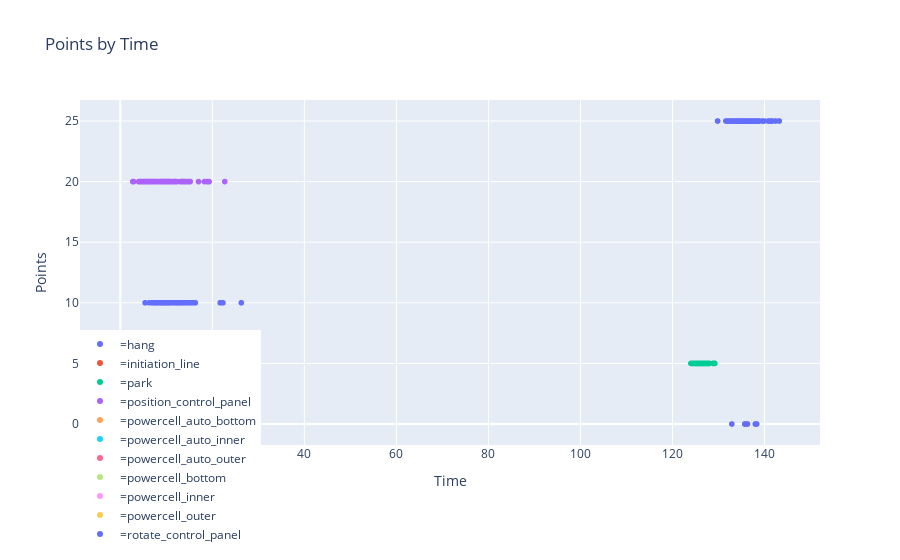

Write notebook code for a chart like this one.
### Code cell
fig = px.scatter(pput, x="clock", y="total", title='Points by Time', labels={'clock': 'Time', 'total': 'Points', 'robot': ""},
             hover_data=['clock','pput'], color='robot')
fig.update_layout(legend=dict(x=-0, y=-0.3))
fig.show()

### Figure 1 — Plotly figure (JSON) as saved in the notebook; plotly's stock layout.template omitted (floating-point values rounded to 4 significant figures; data arrays with more than 128 entries replaced by an {"elided": "..."} marker saying what was removed)
{"data": [{"customdata": {"elided": "100x2 float values"}, "hoverlabel": {"namelength": 0}, "hovertemplate": "=hang<br>Time=%{customdata[0]}<br>Points=%{y}<br>pput=%{customdata[1]}", "legendgroup": "=hang", "marker": {"color": "#636efa", "symbol": "circle"}, "mode": "markers", "name": "=hang", "showlegend": true, "type": "scattergl", "x": [134.8, 132.2, 137.3, 137.8, 132.3, 137.8, 138.5, 133.8, 141.3, 135.0, 133.1, 135.9, 135.9, 134.4, 133.8, 135.6, 135.6, 138.3, 136.3, 134.1, 138.4, 136.2, 135.3, 134.7, 134.7, 135.0, 136.1, 134.5, 136.0, 138.9, 143.2, 136.6, 135.5, 136.3, 134.3, 132.7, 136.7, 135.7, 136.1, 134.0, 142.4, 134.8, 136.3, 133.9, 135.0, 135.0, 137.9, 138.3, 135.1, 136.9, 136.6, 134.8, 140.8, 136.3, 141.2, 134.7, 136.7, 133.9, 138.2, 135.7, 131.9, 136.3, 136.9, 136.8, 136.8, 135.7, 136.4, 134.8, 135.6, 137.9, 136.8, 138.0, 141.7, 132.7, 135.7, 134.1, 133.7, 133.3, 135.0, 137.6, 132.7, 135.7, 138.8, 138.0, 138.1, 135.1, 133.0, 129.8, 138.1, 131.6, 134.4, 139.5, 134.9, 137.9, 141.6, 139.9, 135.8, 136.6, 132.9, 133.2], "xaxis": "x", "y": [25, 25, 25, 25, 25, 25, 25, 25, 25, 25, 25, 25, 25, 25, 25, 25, 25, 25, 25, 25, 25, 0, 25, 25, 25, 25, 25, 25, 25, 25, 25, 25, 25, 25, 25, 25, 25, 25, 25, 25, 25, 25, 25, 25, 25, 25, 25, 0, 25, 25, 25, 25, 25, 0, 25, 25, 25, 25, 0, 0, 25, 25, 25, 25, 25, 25, 25, 25, 25, 25, 25, 25, 25, 25, 0, 25, 25, 25, 25, 25, 25, 25, 25, 0, 25, 25, 25, 25, 25, 25, 25, 25, 25, 25, 25, 25, 25, 25, 0, 25], "yaxis": "y"}, {"customdata": {"elided": "100x2 float values"}, "hoverlabel": {"namelength": 0}, "hovertemplate": "=initiation_line<br>Time=%{customdata[0]}<br>Points=%{y}<br>pput=%{customdata[1]}", "legendgroup": "=initiation_line", "marker": {"color": "#EF553B", "symbol": "circle"}, "mode": "markers", "name": "=initiation_line", "showlegend": true, "type": "scattergl", "x": [1.7, 0.8, 1.5, 2.1, 0.6, 1.7, 0.9, 1.8, 0.4, 0.4, 1.2, 1.1, 1.4, 1.4, 1.7, 1.3, 1.0, 0.4, 1.3, 0.7, 0.9, 1.1, 1.1, 0.5, 0.2, 0.1, 0.6, 1.6, 0.1, 0.4, 0.1, 0.6, 0.5, 0.1, 0.7, 0.7, 1.6, 1.8, 1.6, 0.8, 1.0, 0.8, 2.5, 1.1, 0.8, 1.4, 1.2, 0.3, 0.8, 2.0, 1.1, 1.4, 1.9, 1.3, 1.0, 0.8, 1.2, 1.6, 1.1, 1.5, 1.5, 0.7, 1.1, 0.8, 1.0, 1.5, 0.5, 1.8, 1.3, 1.1, 0.8, 1.5, 1.2, 0.7, 1.0, 0.7, 0.9, 2.1, 1.2, 0.9, 0.8, 1.1, 0.6, 2.0, 0.7, 1.0, 1.2, 1.0, 2.5, 1.7, 1.9, 1.3, 1.0, 1.3, 1.2, 1.9, 1.0, 0.1, 0.3, 0.9], "xaxis": "x", "y": [5, 5, 5, 5, 5, 5, 5, 5, 5, 5, 5, 5, 5, 5, 5, 5, 5, 5, 5, 5, 5, 5, 5, 5, 5, 5, 5, 5, 5, 5, 5, 5, 5, 5, 5, 5, 5, 5, 5, 5, 5, 5, 5, 5, 5, 5, 5, 5, 5, 5, 5, 5, 5, 5, 5, 5, 5, 5, 5, 5, 5, 5, 5, 5, 5, 5, 5, 5, 5, 5, 5, 5, 5, 5, 5, 5, 5, 5, 5, 5, 5, 5, 5, 5, 5, 5, 5, 5, 5, 5, 5, 5, 5, 5, 5, 5, 5, 5, 5, 5], "yaxis": "y"}, {"customdata": {"elided": "100x2 float values"}, "hoverlabel": {"namelength": 0}, "hovertemplate": "=park<br>Time=%{customdata[0]}<br>Points=%{y}<br>pput=%{customdata[1]}", "legendgroup": "=park", "marker": {"color": "#00cc96", "symbol": "circle"}, "mode": "markers", "name": "=park", "showlegend": true, "type": "scattergl", "x": [127.3, 127.7, 126.9, 125.9, 126.4, 126.1, 125.3, 126.4, 128.0, 124.8, 127.8, 126.6, 126.1, 125.4, 127.8, 125.9, 125.6, 126.0, 126.4, 125.5, 125.3, 126.2, 128.9, 126.5, 124.3, 127.4, 124.9, 126.6, 125.7, 127.3, 127.2, 125.4, 125.4, 126.5, 125.0, 127.1, 126.7, 125.5, 126.0, 126.2, 125.3, 126.8, 126.6, 127.1, 125.4, 125.8, 127.8, 125.5, 125.2, 127.7, 127.7, 125.3, 125.6, 128.0, 124.0, 126.2, 125.7, 125.9, 127.9, 126.4, 125.9, 124.3, 125.8, 126.2, 126.8, 126.0, 127.1, 126.3, 127.0, 126.6, 125.4, 127.9, 127.1, 126.3, 127.7, 125.9, 126.3, 125.4, 126.0, 125.9, 126.3, 125.8, 125.6, 126.8, 124.5, 125.0, 128.9, 124.9, 127.7, 125.7, 126.8, 128.8, 125.9, 126.8, 126.3, 126.2, 126.4, 127.2, 124.9, 129.2], "xaxis": "x", "y": [5, 5, 5, 5, 5, 5, 5, 5, 5, 5, 5, 5, 5, 5, 5, 5, 5, 5, 5, 5, 5, 5, 5, 5, 5, 5, 5, 5, 5, 5, 5, 5, 5, 5, 5, 5, 5, 5, 5, 5, 5, 5, 5, 5, 5, 5, 5, 5, 5, 5, 5, 5, 5, 5, 5, 5, 5, 5, 5, 5, 5, 5, 5, 5, 5, 5, 5, 5, 5, 5, 5, 5, 5, 5, 5, 5, 5, 5, 5, 5, 5, 5, 5, 5, 5, 5, 5, 5, 5, 5, 5, 5, 5, 5, 5, 5, 5, 5, 5, 5], "yaxis": "y"}, {"customdata": {"elided": "100x2 float values"}, "hoverlabel": {"namelength": 0}, "hovertemplate": "=position_control_panel<br>Time=%{customdata[0]}<br>Points=%{y}<br>pput=%{customdata[1]}", "legendgroup": "=position_control_panel", "marker": {"color": "#ab63fa", "symbol": "circle"}, "mode": "markers", "name": "=position_control_panel", "showlegend": true, "type": "scattergl", "x": [8.0, 14.1, 13.5, 7.3, 9.9, 19.3, 8.9, 4.6, 5.6, 4.4, 9.6, 11.6, 9.6, 8.8, 6.5, 6.3, 7.2, 9.6, 5.6, 5.0, 6.2, 5.6, 5.9, 9.7, 15.1, 11.2, 10.5, 6.8, 2.9, 5.8, 7.4, 6.0, 10.4, 13.8, 10.1, 7.2, 18.9, 9.7, 10.8, 5.1, 4.0, 11.6, 10.6, 8.0, 9.2, 5.8, 9.1, 10.5, 4.0, 11.9, 8.5, 4.5, 9.9, 2.7, 10.9, 13.3, 7.8, 9.0, 13.7, 9.9, 6.8, 8.8, 9.8, 5.2, 10.3, 10.6, 9.6, 14.9, 7.8, 9.5, 14.5, 13.9, 10.3, 13.6, 6.9, 8.8, 12.1, 13.4, 9.4, 5.8, 13.0, 8.8, 17.0, 9.3, 5.2, 4.5, 2.9, 10.4, 13.8, 8.6, 11.9, 14.4, 15.2, 8.9, 11.9, 6.6, 12.3, 7.8, 22.7, 18.3], "xaxis": "x", "y": [20, 20, 20, 20, 20, 20, 20, 20, 20, 20, 20, 20, 20, 20, 20, 20, 20, 20, 20, 20, 20, 20, 20, 20, 20, 20, 20, 20, 20, 20, 20, 20, 20, 20, 20, 20, 20, 20, 20, 20, 20, 20, 20, 20, 20, 20, 20, 20, 20, 20, 20, 20, 20, 20, 20, 20, 20, 20, 20, 20, 20, 20, 20, 20, 20, 20, 20, 20, 20, 20, 20, 20, 20, 20, 20, 20, 20, 20, 20, 20, 20, 20, 20, 20, 20, 20, 20, 20, 20, 20, 20, 20, 20, 20, 20, 20, 20, 20, 20, 20], "yaxis": "y"}, {"customdata": {"elided": "100x2 float values"}, "hoverlabel": {"namelength": 0}, "hovertemplate": "=powercell_auto_bottom<br>Time=%{customdata[0]}<br>Points=%{y}<br>pput=%{customdata[1]}", "legendgroup": "=powercell_auto_bottom", "marker": {"color": "#FFA15A", "symbol": "circle"}, "mode": "markers", "name": "=powercell_auto_bottom", "showlegend": true, "type": "scattergl", "x": [1.2, 1.9, 1.6, 1.2, 0.3, 1.6, 2.0, 1.2, 0.6, 0.1, 1.1, 1.1, 1.9, 0.2, 1.4, 0.6, 1.1, 1.2, 0.5, 1.0, 1.5, 1.4, 1.5, 1.0, 0.1, 1.0, 1.4, 0.1, 0.2, 1.9, 0.8, 1.4, 0.9, 1.4, 0.4, 1.0, 2.1, 1.0, 1.0, 0.1, 0.7, 1.3, 0.8, 1.4, 0.9, 0.8, 1.9, 1.9, 0.9, 0.6, 0.8, 1.6, 0.6, 1.0, 1.5, 1.2, 0.4, 1.3, 0.4, 0.5, 0.2, 2.2, 0.9, 0.1, 0.4, 0.5, 0.9, 1.4, 0.6, 1.3, 0.8, 1.4, 0.8, 0.5, 0.9, 0.4, 0.5, 0.9, 1.4, 0.9, 0.6, 1.6, 1.2, 0.6, 0.4, 1.5, 0.7, 2.0, 1.4, 1.8, 0.4, 0.3, 0.7, 0.6, 0.8, 1.4, 0.7, 1.3, 1.0, 1.1], "xaxis": "x", "y": [2, 2, 2, 2, 2, 2, 2, 2, 2, 2, 2, 2, 2, 2, 2, 2, 2, 2, 2, 2, 2, 2, 2, 2, 2, 2, 2, 2, 2, 2, 2, 2, 2, 2, 2, 2, 2, 2, 2, 2, 2, 2, 2, 2, 2, 2, 2, 2, 2, 2, 2, 2, 2, 2, 2, 2, 2, 2, 2, 2, 2, 2, 2, 2, 2, 2, 2, 2, 2, 2, 2, 2, 2, 2, 2, 2, 2, 2, 2, 2, 2, 2, 2, 2, 2, 2, 2, 2, 2, 2, 2, 2, 2, 2, 2, 2, 2, 2, 2, 2], "yaxis": "y"}, {"customdata": {"elided": "100x2 float values"}, "hoverlabel": {"namelength": 0}, "hovertemplate": "=powercell_auto_inner<br>Time=%{customdata[0]}<br>Points=%{y}<br>pput=%{customdata[1]}", "legendgroup": "=powercell_auto_inner", "marker": {"color": "#19d3f3", "symbol": "circle"}, "mode": "markers", "name": "=powercell_auto_inner", "showlegend": true, "type": "scattergl", "x": [2.3, 1.0, 2.2, 2.6, 4.5, 2.0, 1.6, 1.0, 1.4, 2.4, 1.5, 1.8, 0.6, 3.7, 2.0, 5.2, 2.3, 0.9, 0.6, 0.9, 1.1, 1.4, 3.8, 1.2, 0.8, 1.6, 0.9, 3.0, 1.1, 0.8, 3.5, 1.2, 1.4, 3.8, 2.9, 0.3, 0.7, 10.3, 1.0, 1.9, 1.5, 5.0, 0.1, 1.1, 3.1, 0.7, 1.0, 1.0, 0.7, 1.4, 4.9, 4.9, 2.0, 0.8, 0.9, 0.1, 1.0, 1.2, 0.8, 0.9, 1.3, 0.8, 1.1, 3.2, 1.3, 2.5, 0.4, 2.8, 1.0, 1.0, 4.9, 1.5, 0.4, 1.1, 0.1, 4.8, 0.8, 2.5, 1.4, 1.1, 0.9, 1.3, 1.8, 3.6, 1.2, 0.9, 0.9, 2.8, 1.0, 2.1, 2.4, 1.9, 3.9, 1.6, 2.4, 3.9, 0.7, 2.7, 1.4, 2.1], "xaxis": "x", "y": [6, 6, 6, 6, 6, 6, 6, 6, 6, 6, 6, 6, 6, 6, 6, 6, 6, 6, 6, 6, 6, 6, 6, 6, 6, 6, 6, 6, 6, 6, 6, 6, 6, 6, 6, 6, 6, 6, 6, 6, 6, 6, 6, 6, 6, 6, 6, 6, 6, 6, 6, 6, 6, 6, 6, 6, 6, 6, 6, 6, 6, 6, 6, 6, 6, 6, 6, 6, 6, 6, 6, 6, 6, 6, 6, 6, 6, 6, 6, 6, 6, 6, 6, 6, 6, 6, 6, 6, 6, 6, 6, 6, 6, 6, 6, 6, 6, 6, 6, 6], "yaxis": "y"}, {"customdata": {"elided": "100x2 float values"}, "hoverlabel": {"namelength": 0}, "hovertemplate": "=powercell_auto_outer<br>Time=%{customdata[0]}<br>Points=%{y}<br>pput=%{customdata[1]}", "legendgroup": "=powercell_auto_outer", "marker": {"color": "#FF6692", "symbol": "circle"}, "mode": "markers", "name": "=powercell_auto_outer", "showlegend": true, "type": "scattergl", "x": [0.9, 0.9, 1.3, 0.5, 1.1, 0.5, 1.8, 2.0, 1.8, 0.5, 0.5, 1.6, 1.2, 1.2, 1.6, 0.5, 0.4, 0.5, 1.2, 1.7, 1.1, 0.7, 2.3, 1.0, 1.1, 1.3, 1.1, 1.6, 1.2, 1.1, 1.7, 1.6, 1.5, 2.2, 1.3, 1.3, 1.3, 1.3, 0.8, 1.0, 0.3, 0.2, 1.3, 0.9, 0.2, 0.7, 0.6, 1.0, 1.1, 2.3, 1.0, 1.2, 1.6, 1.1, 1.5, 0.2, 0.8, 1.6, 1.5, 1.5, 0.5, 0.9, 1.0, 1.2, 1.1, 1.4, 1.2, 1.8, 1.0, 0.7, 1.1, 0.1, 1.2, 0.9, 0.8, 1.4, 0.7, 0.8, 0.7, 1.1, 1.2, 0.2, 1.3, 0.4, 0.3, 1.5, 1.9, 1.1, 1.3, 1.2, 1.1, 1.5, 1.5, 1.5, 0.6, 1.3, 1.6, 0.7, 1.0, 0.1], "xaxis": "x", "y": [4, 4, 4, 4, 4, 4, 4, 4, 4, 4, 4, 4, 4, 4, 4, 4, 4, 4, 4, 4, 4, 4, 4, 4, 4, 4, 4, 4, 4, 4, 4, 4, 4, 4, 4, 4, 4, 4, 4, 4, 4, 4, 4, 4, 4, 4, 4, 4, 4, 4, 4, 4, 4, 4, 4, 4, 4, 4, 4, 4, 4, 4, 4, 4, 4, 4, 4, 4, 4, 4, 4, 4, 4, 4, 4, 4, 4, 4, 4, 4, 4, 4, 4, 4, 4, 4, 4, 4, 4, 4, 4, 4, 4, 4, 4, 4, 4, 4, 4, 4], "yaxis": "y"}, {"customdata": {"elided": "100x2 float values"}, "hoverlabel": {"namelength": 0}, "hovertemplate": "=powercell_bottom<br>Time=%{customdata[0]}<br>Points=%{y}<br>pput=%{customdata[1]}", "legendgroup": "=powercell_bottom", "marker": {"color": "#B6E880", "symbol": "circle"}, "mode": "markers", "name": "=powercell_bottom", "showlegend": true, "type": "scattergl", "x": [9.6, 10.4, 11.1, 11.3, 7.1, 12.9, 10.3, 7.6, 7.8, 15.0, 8.9, 9.5, 13.8, 10.1, 8.0, 6.9, 9.0, 2.9, 5.8, 13.4, 5.7, 7.1, 9.1, 10.7, 9.8, 8.3, 7.2, 8.7, 12.6, 9.0, 10.6, 9.8, 6.9, 8.5, 11.8, 7.5, 9.5, 3.7, 9.5, 7.9, 7.1, 6.5, 8.9, 11.8, 10.6, 9.9, 11.1, 7.9, 8.2, 11.3, 7.0, 15.1, 8.6, 9.2, 8.8, 9.3, 5.3, 11.1, 12.8, 12.0, 8.7, 7.6, 6.8, 7.1, 9.4, 11.4, 6.4, 11.9, 6.5, 5.1, 11.3, 13.4, 14.9, 14.0, 9.6, 8.3, 9.4, 7.7, 5.2, 10.6, 11.1, 9.9, 8.0, 10.4, 7.2, 11.4, 11.9, 5.1, 11.6, 12.3, 7.4, 6.0, 6.4, 9.6, 5.7, 6.1, 5.9, 7.0, 9.0, 12.3], "xaxis": "x", "y": [1, 1, 1, 1, 1, 1, 1, 1, 1, 1, 1, 1, 1, 1, 1, 1, 1, 1, 1, 1, 1, 1, 1, 1, 1, 1, 1, 1, 1, 1, 1, 1, 1, 1, 1, 1, 1, 1, 1, 1, 1, 1, 1, 1, 1, 1, 1, 1, 1, 1, 1, 1, 1, 1, 1, 1, 1, 1, 1, 1, 1, 1, 1, 1, 1, 1, 1, 1, 1, 1, 1, 1, 1, 1, 1, 1, 1, 1, 1, 1, 1, 1, 1, 1, 1, 1, 1, 1, 1, 1, 1, 1, 1, 1, 1, 1, 1, 1, 1, 1], "yaxis": "y"}, {"customdata": {"elided": "100x2 float values"}, "hoverlabel": {"namelength": 0}, "hovertemplate": "=powercell_inner<br>Time=%{customdata[0]}<br>Points=%{y}<br>pput=%{customdata[1]}", "legendgroup": "=powercell_inner", "marker": {"color": "#FF97FF", "symbol": "circle"}, "mode": "markers", "name": "=powercell_inner", "showlegend": true, "type": "scattergl", "x": [8.7, 7.0, 11.9, 9.8, 11.8, 9.3, 12.2, 8.6, 5.8, 6.7, 8.3, 8.6, 10.0, 6.2, 5.1, 9.5, 7.8, 6.2, 8.0, 6.2, 11.9, 5.8, 8.4, 3.4, 8.0, 10.2, 5.0, 9.9, 8.2, 9.7, 9.2, 7.9, 11.6, 6.6, 6.8, 6.0, 8.9, 9.1, 9.7, 11.6, 9.7, 7.7, 10.1, 6.6, 4.6, 6.9, 11.9, 8.7, 8.1, 5.4, 7.7, 4.7, 12.1, 14.4, 8.2, 6.5, 11.0, 8.8, 10.0, 6.8, 8.4, 5.0, 6.9, 10.9, 10.7, 7.3, 10.9, 9.2, 7.7, 9.0, 7.1, 7.9, 7.9, 7.0, 10.0, 8.4, 6.1, 11.1, 12.0, 8.0, 6.7, 7.6, 4.1, 9.7, 6.5, 7.9, 9.0, 9.1, 9.6, 9.7, 11.9, 10.8, 9.2, 13.3, 10.5, 9.5, 14.3, 5.9, 7.0, 8.6], "xaxis": "x", "y": [3, 3, 0, 0, 3, 0, 0, 3, 0, 3, 3, 3, 3, 0, 0, 0, 3, 0, 0, 0, 0, 0, 0, 0, 3, 0, 0, 0, 0, 0, 0, 3, 0, 0, 3, 3, 0, 0, 3, 0, 3, 3, 3, 0, 0, 0, 3, 0, 0, 3, 0, 0, 0, 0, 0, 0, 3, 3, 0, 0, 0, 0, 0, 0, 0, 0, 3, 0, 0, 0, 3, 0, 0, 0, 0, 3, 0, 3, 3, 0, 0, 3, 0, 0, 3, 0, 0, 3, 0, 0, 0, 0, 3, 3, 3, 0, 3, 0, 0, 0], "yaxis": "y"}, {"customdata": {"elided": "100x2 float values"}, "hoverlabel": {"namelength": 0}, "hovertemplate": "=powercell_outer<br>Time=%{customdata[0]}<br>Points=%{y}<br>pput=%{customdata[1]}", "legendgroup": "=powercell_outer", "marker": {"color": "#FECB52", "symbol": "circle"}, "mode": "markers", "name": "=powercell_outer", "showlegend": true, "type": "scattergl", "x": [9.0, 11.3, 6.1, 5.8, 12.4, 10.6, 8.8, 10.5, 10.9, 8.1, 7.2, 6.7, 8.2, 9.5, 6.9, 10.7, 12.9, 7.1, 7.8, 9.9, 7.9, 6.2, 9.1, 5.5, 11.2, 8.4, 7.5, 6.6, 11.5, 8.0, 10.1, 9.9, 10.5, 10.0, 9.8, 5.9, 8.1, 9.2, 7.8, 10.8, 10.9, 13.2, 6.1, 9.0, 14.4, 7.6, 10.2, 8.0, 10.9, 8.9, 9.5, 7.1, 5.3, 5.2, 10.3, 9.8, 11.7, 11.2, 9.7, 13.4, 8.3, 8.5, 9.2, 11.0, 6.6, 6.5, 10.4, 11.2, 4.8, 9.0, 8.5, 8.8, 8.0, 6.4, 3.8, 9.6, 6.8, 7.8, 13.5, 11.9, 11.3, 8.2, 7.8, 5.0, 8.2, 7.3, 5.4, 6.3, 8.3, 8.8, 8.4, 7.2, 12.2, 11.0, 7.4, 5.7, 7.8, 8.6, 8.4, 10.4], "xaxis": "x", "y": [2, 2, 2, 2, 2, 2, 2, 2, 2, 2, 2, 2, 2, 2, 2, 2, 2, 2, 2, 2, 2, 2, 2, 2, 2, 2, 2, 2, 2, 2, 2, 2, 2, 2, 2, 2, 2, 2, 2, 2, 2, 2, 2, 2, 2, 2, 2, 2, 2, 2, 2, 2, 2, 2, 2, 2, 2, 2, 2, 2, 2, 2, 2, 2, 2, 2, 2, 2, 2, 2, 2, 2, 2, 2, 2, 2, 2, 2, 2, 2, 2, 2, 2, 2, 2, 2, 2, 2, 2, 2, 2, 2, 2, 2, 2, 2, 2, 2, 2, 2], "yaxis": "y"}, {"customdata": {"elided": "100x2 float values"}, "hoverlabel": {"namelength": 0}, "hovertemplate": "=rotate_control_panel<br>Time=%{customdata[0]}<br>Points=%{y}<br>pput=%{customdata[1]}", "legendgroup": "=rotate_control_panel", "marker": {"color": "#636efa", "symbol": "circle"}, "mode": "markers", "name": "=rotate_control_panel", "showlegend": true, "type": "scattergl", "x": [13.4, 26.3, 11.6, 11.8, 13.1, 14.6, 12.8, 10.9, 9.6, 7.1, 12.8, 11.4, 8.0, 9.8, 5.4, 10.5, 9.3, 6.9, 15.1, 9.7, 7.5, 15.6, 11.5, 16.3, 10.1, 8.1, 12.5, 7.5, 8.8, 7.6, 10.8, 7.4, 12.3, 8.2, 12.4, 12.1, 7.0, 9.4, 9.9, 8.1, 10.1, 12.2, 10.4, 9.0, 12.5, 12.7, 8.8, 13.7, 22.3, 14.0, 9.1, 8.0, 10.3, 10.9, 13.9, 10.4, 10.0, 9.7, 9.3, 7.8, 9.7, 14.5, 12.2, 8.8, 12.1, 13.0, 10.7, 10.5, 9.7, 9.5, 7.7, 9.9, 10.2, 7.7, 8.8, 16.2, 10.7, 8.8, 8.3, 12.3, 9.1, 10.2, 13.4, 10.3, 10.4, 12.6, 9.3, 7.0, 10.5, 7.6, 6.3, 12.3, 15.6, 13.6, 10.3, 10.5, 8.3, 9.6, 21.7, 12.6], "xaxis": "x", "y": [10, 10, 10, 10, 10, 10, 10, 10, 10, 10, 10, 10, 10, 10, 10, 10, 10, 10, 10, 10, 10, 10, 10, 10, 10, 10, 10, 10, 10, 10, 10, 10, 10, 10, 10, 10, 10, 10, 10, 10, 10, 10, 10, 10, 10, 10, 10, 10, 10, 10, 10, 10, 10, 10, 10, 10, 10, 10, 10, 10, 10, 10, 10, 10, 10, 10, 10, 10, 10, 10, 10, 10, 10, 10, 10, 10, 10, 10, 10, 10, 10, 10, 10, 10, 10, 10, 10, 10, 10, 10, 10, 10, 10, 10, 10, 10, 10, 10, 10, 10], "yaxis": "y"}], "layout": {"legend": {"tracegroupgap": 0, "x": 0, "y": -0.3}, "title": {"text": "Points by Time"}, "xaxis": {"anchor": "y", "domain": [0, 1], "title": {"text": "Time"}}, "yaxis": {"anchor": "x", "domain": [0, 1], "title": {"text": "Points"}}}}
